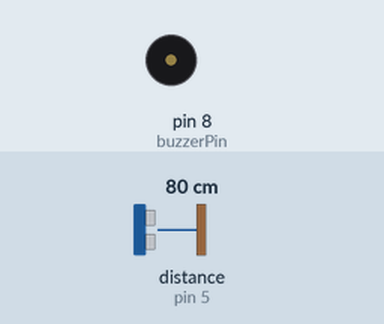
Bench run of a sketch on a simulated Arduino Uno, built with avr-gcc and run on an emulated ATmega328P. On the bench: buzzer (waves = sounding). Wiring (inferred from the names in the program): ultrasonic range finder: trigger pin 6; echo pin 5. The test bench sets the inputs (shaded band); at power-on: distance to the obstacle (sensor on pin 5) 80 cm. The echo pulse lasts 58.3 µs per cm.

Above: at 0.9 s.
2.5 s: distance to the obstacle (sensor on pin 5) set to 2 cm
At 3.5 s:
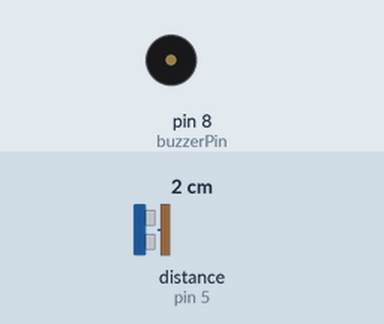
6.0 s: distance to the obstacle (sensor on pin 5) set to 35 cm
At 6.24 s:
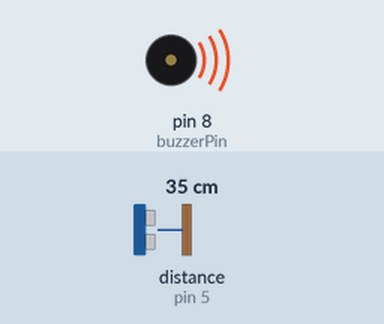
Timing chart, 0 to 15.5 s (numbered marks = the images above; inputs shaded):
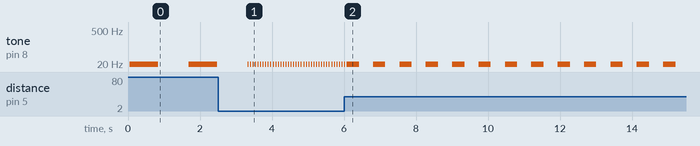

Measured:
- after the input at 2.5 s, tone on pin 8 (buzzerPin): alternates 3 Hz for 0.01 s and silent for 0.06 s, starting after 0.83 s
- by itself, tone on pin 8 (buzzerPin): alternates 3 Hz for 0.79 s and silent for 0.85 s

The sketch:

park_sensor.ino
```cpp
#define echoPin 5
#define trigPin 6
#define buzzerPin 8

int maxRange=100;  //'maxRange-minRange'--> measurement range (max:400cm for HCSR04)
int minRange =0;

void setup() {
  pinMode(trigPin,OUTPUT);
  pinMode(echoPin,INPUT);
  pinMode(buzzerPin,OUTPUT);
}

void loop() {
  int measurement=dist(maxRange,minRange);
  melody(measurement*10);

}
int dist(int maxrange, int minrange)
{
  long duration,distance;

  digitalWrite(trigPin,LOW);
  delayMicroseconds(2);
  digitalWrite(trigPin,HIGH);
  delayMicroseconds(10);
  digitalWrite(trigPin,LOW);
  duration=pulseIn(echoPin,HIGH);
  distance=duration/58.2;   // transformation for duration to distance
  delay(50);

  if(distance==maxrange || distance==minrange)
    return 0;
    return distance;
    }

  int melody(int dly)
  {
    tone(buzzerPin,3);
    delay(dly);
    noTone(buzzerPin);
    delay(dly);  // dly=measurement*10


  }
```
